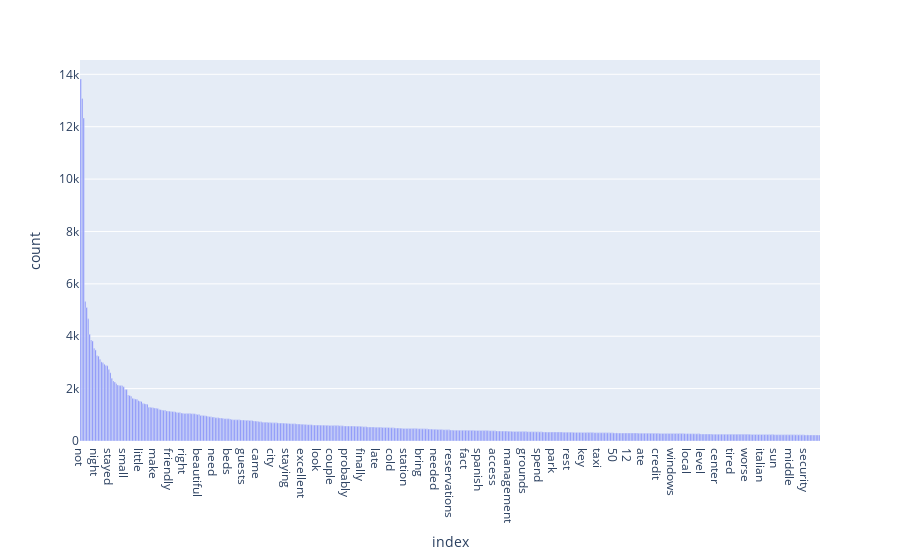

Write notebook code for a chart like this one.
### Code cell
# Cantidad de tokens para Detractores
most_importants = get_top_n_words(df[df.Cluster == 0].Review, n=500)
detractores = set(most_importants.index[:100])
print(most_importants.head(10))
px.bar(most_importants, x=most_importants.index, y='count')

### Figure 1 — Plotly figure (JSON) as saved in the notebook; plotly's stock layout.template omitted (floating-point values rounded to 4 significant figures; data arrays with more than 128 entries replaced by an {"elided": "..."} marker saying what was removed)
{"data": [{"alignmentgroup": "True", "hovertemplate": "index=%{x}<br>count=%{y}<extra></extra>", "legendgroup": "", "marker": {"color": "#636efa", "pattern": {"shape": ""}}, "name": "", "offsetgroup": "", "orientation": "v", "showlegend": false, "textposition": "auto", "type": "bar", "x": {"elided": "500 str values"}, "xaxis": "x", "y": {"elided": "500 int values"}, "yaxis": "y"}], "layout": {"barmode": "relative", "legend": {"tracegroupgap": 0}, "margin": {"t": 60}, "xaxis": {"anchor": "y", "domain": [0, 1], "title": {"text": "index"}}, "yaxis": {"anchor": "x", "domain": [0, 1], "title": {"text": "count"}}}}
